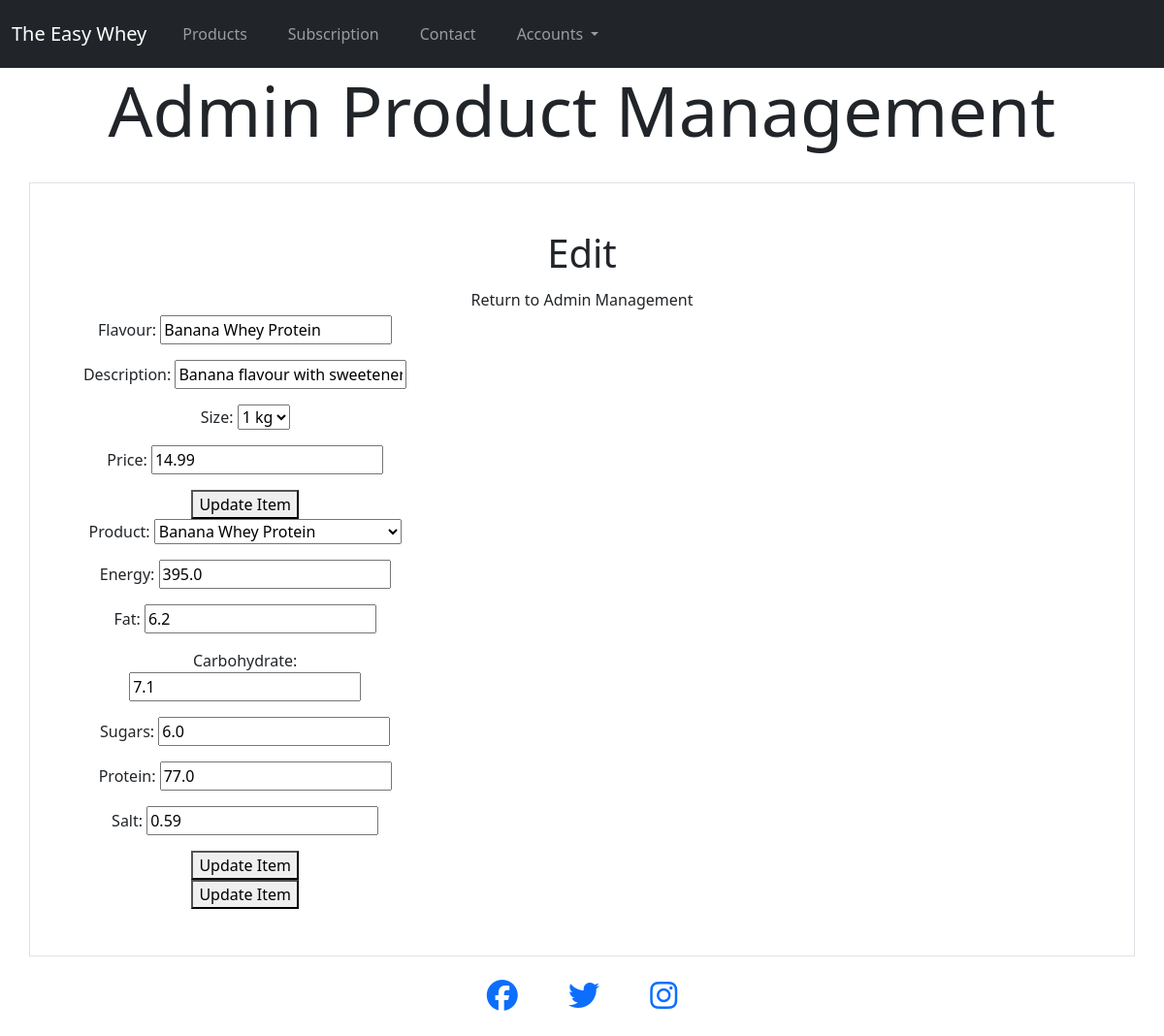
Page /product/admin/edit/item/2 (signed in) on the committed database.
### products/models.py (models this page shows, shortened)
class Product(models.Model):
    flavour = models.CharField(max_length=50, null=False, blank=False)
    description = models.CharField(max_length=200, null=False, blank=False)
    BAG_SZIES = (
    ("1","1 kg"),
    ("2","2 kg"),
    ("3","3 kg"),
    ("4","4 kg"),
    ("5","5 kg"),
    )
    size = models.CharField(max_length=1, choices=BAG_SZIES, null=False, blank=False, default="1")
    price = models.DecimalField(max_digits=5, decimal_places=2, null=False, blank=False, default="14.99")
    def __str__(self):
        return self.flavour

class Nutrition(models.Model):
    product = models.ForeignKey(Product, on_delete=models.CASCADE, related_name='nutrition')
    energy = models.FloatField()
    fat = models.FloatField()
    carbohydrate = models.FloatField()
    sugars = models.FloatField()
    protein = models.FloatField()
    salt = models.FloatField()

### products/views.py (the view, shortened to what this page needs)
# urls.py: path('product/admin/edit/item/<item_id>', views.admin_edit_item, name="admin_edit_item"),
@login_required
def admin_edit_item(request, item_id):
    item_product = False
    try:
        item_product = Product.objects.get(id=item_id)
    except:
        print("Item not found")
    item_nutrition = False
    try:
        item_nutrition = Nutrition.objects.get(product_id=item_id)
    except:
        print("Item not found")
    item_ingredients = False
    try:
        item_ingredients = Ingredient.objects.get(product_id=item_id)
    except:
        print("Item not found")
    template = 'products/admin_edit_item.html'
    context = {}
    if item_product:
        product_form = ProductForm(instance=item_product)
        context["product_form"] = product_form
    if item_nutrition:
        nutrition_form = NutritionForm(instance=item_nutrition)
        context["nutrition_form"] = nutrition_form
    if item_ingredients:
        ingredients_form = IngredientForm(instance=item_ingredients)
        context["ingredients_form"] = ingredients_form
    print(context)
    return render(request, template, context)

### products/forms.py
class ProductForm(forms.ModelForm):
    class Meta:
        model = Product
        fields = '__all__'

class NutritionForm(forms.ModelForm):
    class Meta:
        model = Nutrition
        fields = '__all__'

### templates/products/admin_edit_item.html (shortened to what this page needs)
{% extends 'base.html' %}
{% load static %}
{% block header %}
<div class="container-fluid">
    <div class="row">
        <div class="col text-center">
            <h2 class="display-2">Admin Product Management</h2>
        </div>
    </div>
</div>
{% endblock %}
{% block content %}
<div class="container border py-5 px-5 mt-4">
    <div class="row justify-content-center align-items-center">
        <div class="col-md-6 text-center">
            <h1>Edit</h1>
            <a class="dropdown-item" href="{% url 'product_management' %}">Return to Admin Management</a>
        </div>
    </div>
    <div class="row">
        <div class="col-md-12 text-center">
            <div class="col-4">
                <form method="POST" class="form">
                    {{ product_form.as_p }}
                    <button class="button" type="submit" name="product_form_edit_button">Update Item</button>
                </form>
            </div>
            {% if nutrition_form %}
            <div class="col-4">
                <form method="POST" class="form">
                    {{ nutrition_form.as_p }}
                    <button class="button" type="submit" name="nutrition_form_edit_button">Update Item</button>
                </form>
            </div>
            {% endif %}
            {% if nutrition_form %}
            <div class="col-4">
                <form method="POST" class="form">
                    <button class="button" type="submit" name="ingredients_form_edit_button">Update Item</button>
                </form>
            </div>
            {% endif %}
        </div>
    </div>
</div>
{% endblock %}

### rows in the picture
Product: flavour "Banana Whey Protein", description "Banana flavour with sweetener.", size "1 kg", price "14.99"
Nutrition: product "Banana Whey Protein", energy "395.0", fat "6.2", carbohydrate "7.1", sugars "6.0", protein "77.0", salt "0.59"
